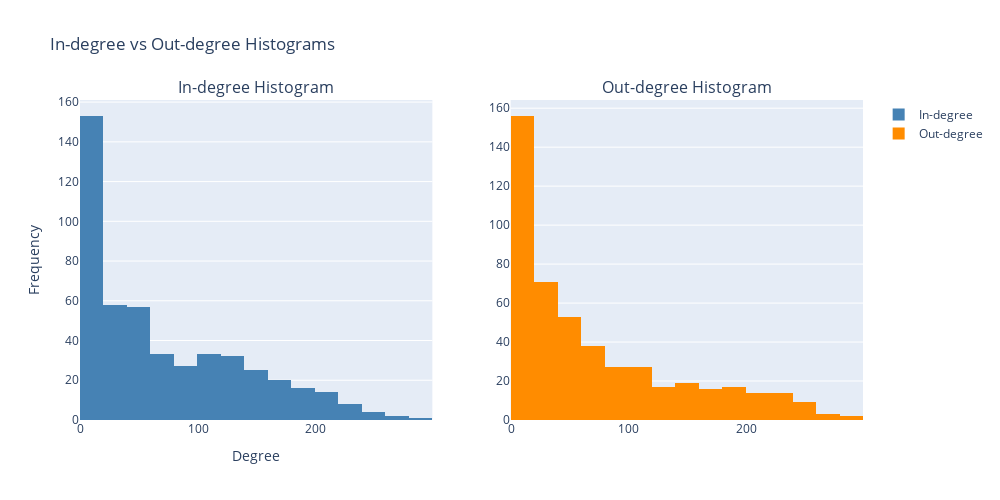
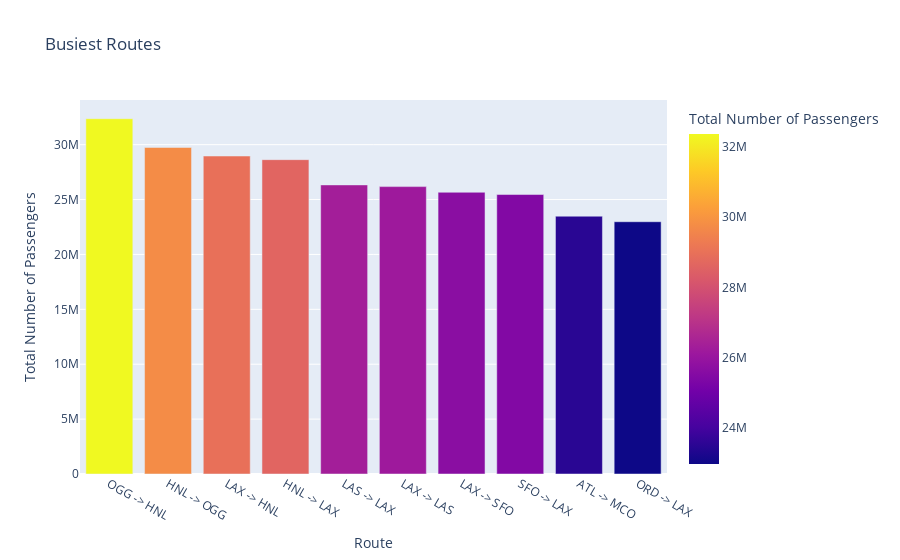
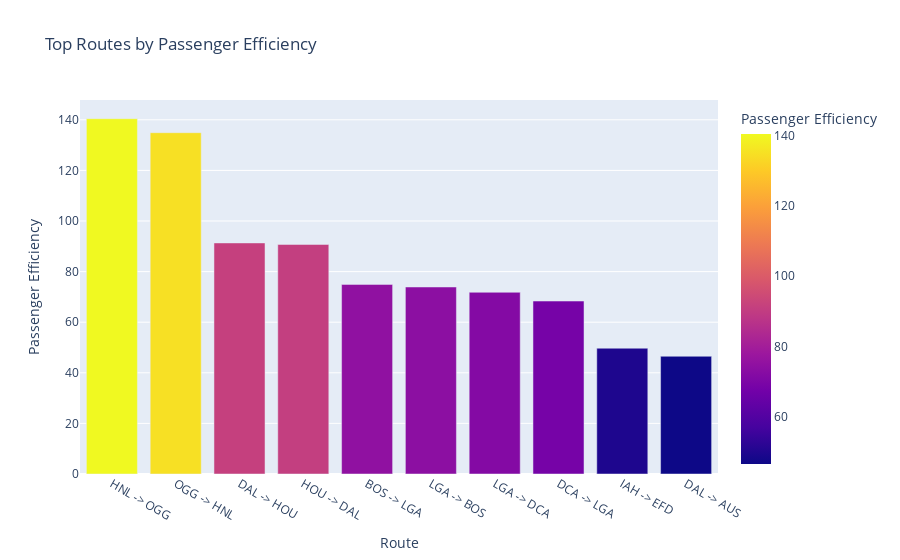

Notebook cell for these charts, in order:
### Markdown cell above
> Once you have created and tested the previous functions, the results should be presented in a tidy way. Your summary report should contain:

- The number of nodes and edges.

-    The graph density.

-    Degree distribution plots for in-degree and out-degree.

-    A table of identified hubs.

-    Top routes by passenger flow (table and bar chart).

-    Top routes by passenger efficiency (table and bar chart).

-    An interactive map showing flight routes.

### Code cell
functions.generate_report(df, graph)

### Figure 1 — Plotly figure (JSON) as saved in the notebook; plotly's stock layout.template omitted (floating-point values rounded to 4 significant figures; data arrays with more than 128 entries replaced by an {"elided": "..."} marker saying what was removed)
{"data": [{"marker": {"color": "steelblue"}, "name": "In-degree", "nbinsx": 20, "type": "histogram", "x": {"elided": "483 int values"}, "xaxis": "x", "yaxis": "y"}, {"marker": {"color": "darkorange"}, "name": "Out-degree", "nbinsx": 20, "type": "histogram", "x": {"elided": "483 int values"}, "xaxis": "x2", "yaxis": "y2"}], "layout": {"annotations": [{"font": {"size": 16}, "showarrow": false, "text": "In-degree Histogram", "x": 0.225, "xanchor": "center", "xref": "paper", "y": 1, "yanchor": "bottom", "yref": "paper"}, {"font": {"size": 16}, "showarrow": false, "text": "Out-degree Histogram", "x": 0.775, "xanchor": "center", "xref": "paper", "y": 1, "yanchor": "bottom", "yref": "paper"}], "height": 500, "showlegend": true, "title": {"text": "In-degree vs Out-degree Histograms"}, "width": 1000, "xaxis": {"anchor": "y", "domain": [0, 0.45], "title": {"text": "Degree"}}, "xaxis2": {"anchor": "y2", "domain": [0.55, 1]}, "yaxis": {"anchor": "x", "domain": [0, 1], "title": {"text": "Frequency"}}, "yaxis2": {"anchor": "x2", "domain": [0, 1]}}}

### Figure 2 — Plotly figure (JSON) as saved in the notebook; plotly's stock layout.template omitted (floating-point values rounded to 4 significant figures)
{"data": [{"alignmentgroup": "True", "hovertemplate": "Route=%{x}<br>Total Number of Passengers=%{marker.color}<extra></extra>", "legendgroup": "", "marker": {"color": [32364612, 29744742, 28964154, 28632161, 26333721, 26177809, 25661782, 25458207, 23483751, 22979359], "coloraxis": "coloraxis", "pattern": {"shape": ""}}, "name": "", "offsetgroup": "", "orientation": "v", "showlegend": false, "textposition": "auto", "type": "bar", "x": ["OGG -> HNL", "HNL -> OGG", "LAX -> HNL", "HNL -> LAX", "LAS -> LAX", "LAX -> LAS", "LAX -> SFO", "SFO -> LAX", "ATL -> MCO", "ORD -> LAX"], "xaxis": "x", "y": [32364612, 29744742, 28964154, 28632161, 26333721, 26177809, 25661782, 25458207, 23483751, 22979359], "yaxis": "y"}], "layout": {"barmode": "group", "coloraxis": {"colorbar": {"title": {"text": "Total Number of Passengers"}}, "colorscale": [[0, "#0d0887"], [0.1111, "#46039f"], [0.2222, "#7201a8"], [0.3333, "#9c179e"], [0.4444, "#bd3786"], [0.5556, "#d8576b"], [0.6667, "#ed7953"], [0.7778, "#fb9f3a"], [0.8889, "#fdca26"], [1, "#f0f921"]]}, "legend": {"tracegroupgap": 0}, "title": {"text": "Busiest Routes"}, "xaxis": {"anchor": "y", "domain": [0, 1], "title": {"text": "Route"}}, "yaxis": {"anchor": "x", "domain": [0, 1], "title": {"text": "Total Number of Passengers"}}}}

### Figure 3 — Plotly figure (JSON) as saved in the notebook; plotly's stock layout.template omitted (floating-point values rounded to 4 significant figures)
{"data": [{"alignmentgroup": "True", "hovertemplate": "Route=%{x}<br>Passenger Efficiency=%{marker.color}<extra></extra>", "legendgroup": "", "marker": {"color": [140.4, 134.9, 91.33, 90.74, 74.95, 73.92, 71.83, 68.36, 49.72, 46.54], "coloraxis": "coloraxis", "pattern": {"shape": ""}}, "name": "", "offsetgroup": "", "orientation": "v", "showlegend": false, "textposition": "auto", "type": "bar", "x": ["HNL -> OGG", "OGG -> HNL", "DAL -> HOU", "HOU -> DAL", "BOS -> LGA", "LGA -> BOS", "LGA -> DCA", "DCA -> LGA", "IAH -> EFD", "DAL -> AUS"], "xaxis": "x", "y": [140.4, 134.9, 91.33, 90.74, 74.95, 73.92, 71.83, 68.36, 49.72, 46.54], "yaxis": "y"}], "layout": {"barmode": "group", "coloraxis": {"colorbar": {"title": {"text": "Passenger Efficiency"}}, "colorscale": [[0, "#0d0887"], [0.1111, "#46039f"], [0.2222, "#7201a8"], [0.3333, "#9c179e"], [0.4444, "#bd3786"], [0.5556, "#d8576b"], [0.6667, "#ed7953"], [0.7778, "#fb9f3a"], [0.8889, "#fdca26"], [1, "#f0f921"]]}, "legend": {"tracegroupgap": 0}, "title": {"text": "Top Routes by Passenger Efficiency"}, "xaxis": {"anchor": "y", "domain": [0, 1], "title": {"text": "Route"}}, "yaxis": {"anchor": "x", "domain": [0, 1], "title": {"text": "Passenger Efficiency"}}}}
